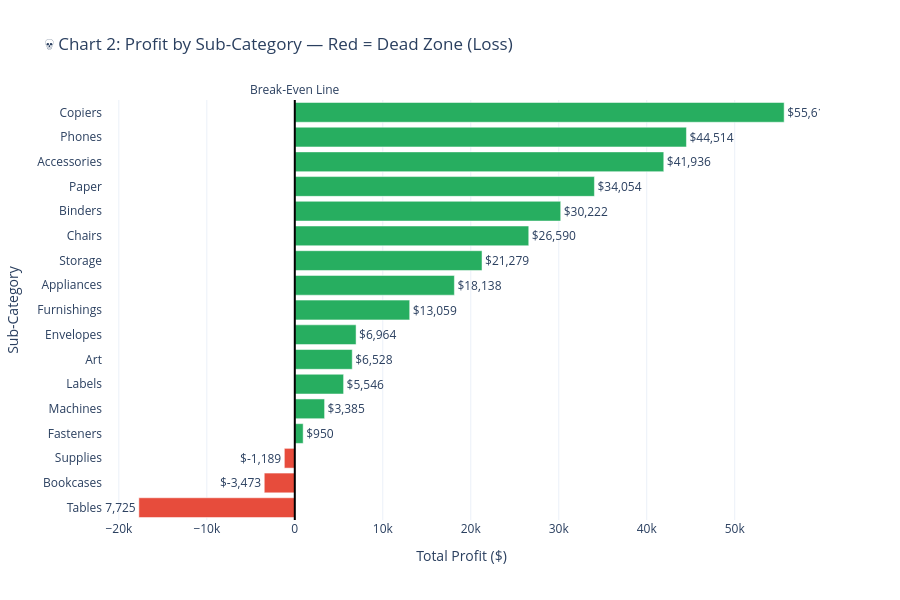

Notebook source saved alongside this figure:
### Code cell
# ============================================================
# CELL 2 — CHART 2: Profit by Sub-Category (Dead Zone Chart)
# ============================================================

import pandas as pd
import plotly.graph_objects as go

df = pd.read_csv('SampleSuperstore.csv', encoding='latin1')

sub_profit = df.groupby('Sub-Category')['Profit'].sum().reset_index()
sub_profit = sub_profit.sort_values('Profit')
sub_profit.columns = ['Sub_Category', 'Total_Profit']

# Color: Red if loss, Green if profit
colors = ['#e74c3c' if x < 0 else '#27ae60' for x in sub_profit['Total_Profit']]

fig = go.Figure(go.Bar(
    x=sub_profit['Total_Profit'],
    y=sub_profit['Sub_Category'],
    orientation='h',
    marker_color=colors,
    text=sub_profit['Total_Profit'].map('${:,.0f}'.format),
    textposition='outside'
))

fig.add_vline(
    x=0,
    line_color='black',
    line_width=2,
    annotation_text='Break-Even Line',
    annotation_position='top'
)

fig.update_layout(
    title='💀 Chart 2: Profit by Sub-Category — Red = Dead Zone (Loss)',
    xaxis_title='Total Profit ($)',
    yaxis_title='Sub-Category',
    template='plotly_white',
    height=600
)

fig.show()
print("✅ Chart 2 done! — Tables, Bookcases, Supplies are DEAD ZONES")
fig.write_html('visuals/chart2_dead_zone_profit.html')
print('saved successfully')

### Figure 1 — Plotly figure (JSON) as saved in the notebook; plotly's stock layout.template omitted (floating-point values rounded to 4 significant figures)
{"data": [{"marker": {"color": ["#e74c3c", "#e74c3c", "#e74c3c", "#27ae60", "#27ae60", "#27ae60", "#27ae60", "#27ae60", "#27ae60", "#27ae60", "#27ae60", "#27ae60", "#27ae60", "#27ae60", "#27ae60", "#27ae60", "#27ae60"]}, "orientation": "h", "text": ["$-17,725", "$-3,473", "$-1,189", "$950", "$3,385", "$5,546", "$6,528", "$6,964", "$13,059", "$18,138", "$21,279", "$26,590", "$30,222", "$34,054", "$41,936", "$44,514", "$55,618"], "textposition": "outside", "type": "bar", "x": [-17730.0, -3473.0, -1189.0, 949.5, 3385.0, 5546.0, 6528.0, 6964.0, 13060.0, 18140.0, 21280.0, 26590.0, 30220.0, 34050.0, 41940.0, 44510.0, 55620.0], "y": ["Tables", "Bookcases", "Supplies", "Fasteners", "Machines", "Labels", "Art", "Envelopes", "Furnishings", "Appliances", "Storage", "Chairs", "Binders", "Paper", "Accessories", "Phones", "Copiers"]}], "layout": {"annotations": [{"showarrow": false, "text": "Break-Even Line", "x": 0, "xanchor": "center", "xref": "x", "y": 1, "yanchor": "bottom", "yref": "y domain"}], "height": 600, "shapes": [{"line": {"color": "black", "width": 2}, "type": "line", "x0": 0, "x1": 0, "xref": "x", "y0": 0, "y1": 1, "yref": "y domain"}], "title": {"text": "💀 Chart 2: Profit by Sub-Category — Red = Dead Zone (Loss)"}, "xaxis": {"title": {"text": "Total Profit ($)"}}, "yaxis": {"title": {"text": "Sub-Category"}}}}
